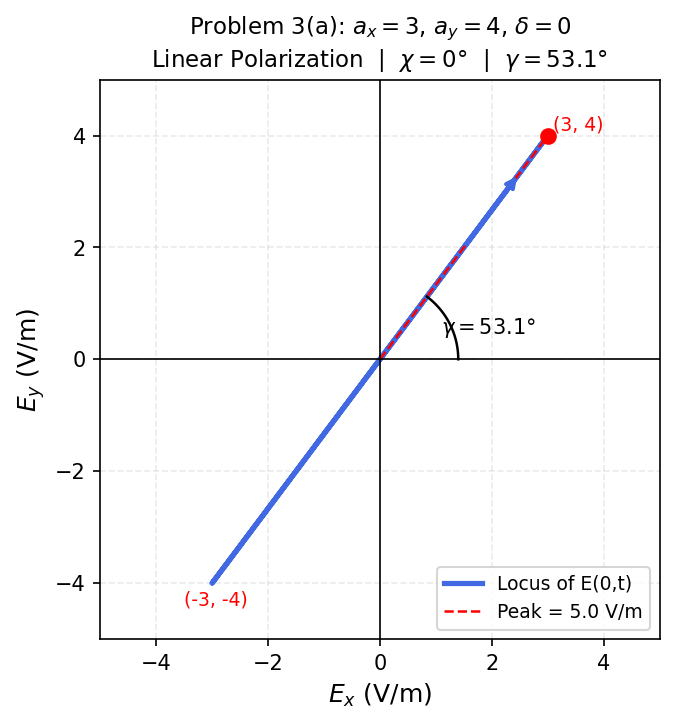

Reproduce this figure in Python.
import numpy as np
import matplotlib.pyplot as plt
import matplotlib.patches as mpatches

ax_amp = 3  # V/m
ay_amp = 4  # V/m
delta  = 0  # rad

t  = np.linspace(0, 2*np.pi, 1000)
Ex = ax_amp * np.cos(t)
Ey = ay_amp * np.cos(t + delta)

fig, ax = plt.subplots(figsize=(5, 5))

# locus
ax.plot(Ex, Ey, color='royalblue', linewidth=2.5, label='Locus of E(0,t)')

# arrow showing direction of travel along line
ax.annotate('', xy=(2.5, 10/3), xytext=(1.5, 2),
            arrowprops=dict(arrowstyle='->', color='royalblue', lw=2))

# peak amplitude marker
peak = np.sqrt(ax_amp**2 + ay_amp**2)
ax.plot([0, ax_amp], [0, ay_amp], 'r--', linewidth=1.2, label=f'Peak = {peak} V/m')
ax.plot(ax_amp, ay_amp, 'ro', markersize=7)

# gamma angle arc
theta_arc = np.linspace(0, np.radians(53.13), 100)
r_arc = 1.4
ax.plot(r_arc*np.cos(theta_arc), r_arc*np.sin(theta_arc), 'k-', linewidth=1.2)
ax.text(1.1, 0.45, r'$\gamma = 53.1°$', fontsize=10)

# axes & grid
ax.axhline(0, color='k', linewidth=0.8)
ax.axvline(0, color='k', linewidth=0.8)
ax.set_xlim(-5, 5)
ax.set_ylim(-5, 5)
ax.set_aspect('equal')
ax.grid(True, alpha=0.25, linestyle='--')
ax.set_xlabel('$E_x$ (V/m)', fontsize=12)
ax.set_ylabel('$E_y$ (V/m)', fontsize=12)
ax.set_title('Problem 3(a): $a_x=3$, $a_y=4$, $\\delta=0$\nLinear Polarization  |  $\\chi=0°$  |  $\\gamma=53.1°$', fontsize=11)

ax.legend(loc='lower right', fontsize=9)

# labels at tips
ax.text( ax_amp+0.1,  ay_amp+0.1, f'({ax_amp}, {ay_amp})', fontsize=9, color='red')
ax.text(-ax_amp-0.5, -ay_amp-0.4, f'({-ax_amp}, {-ay_amp})', fontsize=9, color='red')

plt.tight_layout()
plt.savefig('/tmp/HW2_P3a.png', dpi=150, bbox_inches='tight')
print("saved")
